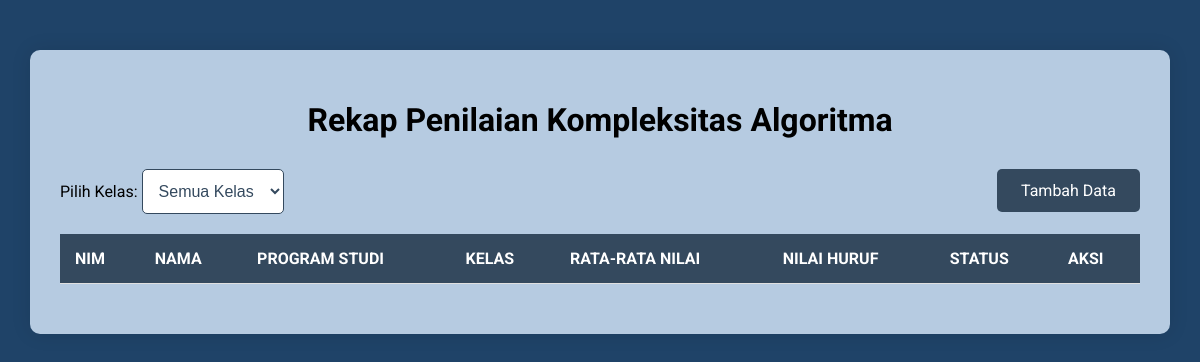
Before: / with the older database file.
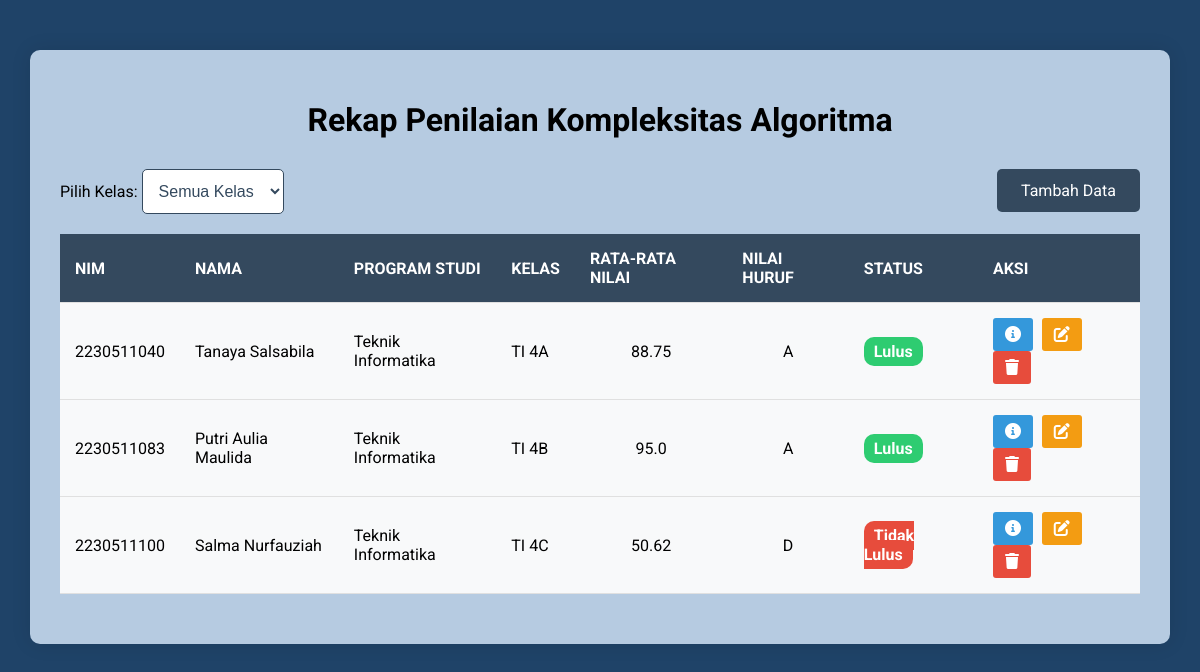
After: the same page with the newer database file.
### tables this page shows
CREATE TABLE mahasiswa (
        nim TEXT PRIMARY KEY,
        nama TEXT,
        program_studi TEXT,
        kelas TEXT,
        presensi INTEGER,
        tugas INTEGER,
        uts INTEGER,
        uas INTEGER,
        total_nilai REAL,
        rata_rata_nilai REAL,
        nilai_huruf TEXT,
        status TEXT
    );

### App.py (the view)
@app.route('/')
def index():
    openDb()
    container = []
    for row in cursor.execute('SELECT nim, nama, program_studi, kelas, rata_rata_nilai, nilai_huruf, status FROM mahasiswa'):
        container.append(row)
    closeDb()
    return render_template('Beranda.html', container=container)

### App.py (called while the page is built)
def openDb():
    global conn, cursor
    conn = sqlite3.connect('nilai_mahasiswa.db')
    cursor = conn.cursor()

def closeDb():
    global conn, cursor
    cursor.close()
    conn.close()

### templates/Beranda.html (shortened to what this page needs)
<!DOCTYPE html>
<html lang="en">
<head>
    <link href="https://cdnjs.cloudflare.com/ajax/libs/font-awesome/6.0.0-beta3/css/all.min.css" rel="stylesheet" />
</head>
<body>
    <div class="container">
        <h1>Rekap Penilaian Kompleksitas Algoritma</h1>
        <a href="{{ url_for('tambah') }}" class="btn-add">Tambah Data</a>
        <div class="filter-container">
            <label for="kelas-filter">Pilih Kelas: </label>
            <select id="kelas-filter">
                <option value="all">Semua Kelas</option>
            </select>
        </div>
        <table>
            <thead>
                <tr>
                    <th>NIM</th>
                    <th>Nama</th>
                    <th>Program Studi</th>
                    <th>Kelas</th>
                    <th>Rata-Rata Nilai</th>
                    <th>Nilai Huruf</th>
                    <th>Status</th>
                    <th>Aksi</th>
                </tr>
            </thead>
            <tbody id="data-mahasiswa">
                {% for row in container %}
                <tr class="kelas-{{ row[3] | replace(' ', '') }}">
                    <td data-label="NIM">{{ row[0] }}</td>
                    <td data-label="Nama">{{ row[1] }}</td>
                    <td data-label="Program Studi">{{ row[2] }}</td>
                    <td data-label="Kelas">{{ row[3] }}</td>
                    <td data-label="Rata-Rata Nilai" style="text-align: center">{{ row[4] }}</td>
                    <td data-label="Nilai Huruf" style="text-align: center">{{ row[5] }}</td>
                    <td data-label="Status">
                        <span class="status {% if row[6] == 'Lulus' %}status-lulus{% else %}status-tidak-lulus{% endif %}">
                            {{ row[6] }}
                        </span>
                    </td>
                    <td data-label="Aksi">
                        <a href="{{ url_for('detail', nim=row[0]) }}" class="btn-action detail"><i class="fas fa-info-circle"></i></a>
                        <a href="{{ url_for('edit', nim=row[0]) }}" class="btn-action edit"><i class="fas fa-edit"></i></a>
                        <a href="{{ url_for('hapus', nim=row[0]) }}" class="btn-action delete" onclick="return confirm('Apakah Anda yakin ingin menghapus data ini?')"><i class="fas fa-trash"></i></a>
                    </td>
                </tr>
                {% endfor %}
            </tbody>
        </table>
    </div>
</body>
</html>

### templates/Beranda.html (style rules this page uses)
body { font-family: "Roboto", sans-serif; background-color: #1f4368; margin: 0; padding: 0; }
.container { width: 90%; max-width: 1200px; margin: 50px auto; background-color: rgba(221, 238, 255, 0.8); padding: 30px; border-radius: 10px; box-shadow: 0 0 20px rgba(0, 0, 0, 0.1); position: relative; }
h1 { text-align: center; color: #000; margin-bottom: 30px; }
.btn-add { padding: 12px 24px; color: #fff; background-color: #34495e; border: none; border-radius: 5px; text-decoration: none; font-size: 16px; transition: background-color 0.3s; float: right; }
.filter-container { margin-bottom: 20px; text-align: left; }
.filter-container select { padding: 12px; border: 1px solid #34495e; border-radius: 5px; font-size: 16px; color: #34495e; background-color: #fff; transition: border-color 0.3s, box-shadow 0.3s; }
table { width: 100%; border-collapse: collapse; margin-bottom: 20px; }
th, td { padding: 15px; text-align: left; border-bottom: 1px solid #e0e0e0; }
th { background-color: #34495e; color: #fff; font-weight: bold; text-transform: uppercase; }
tr { background-color: #f8f9fa; }
.status { padding: 5px 10px; border-radius: 10px; font-weight: bold; color: #fff; text-align: center; }
.status-lulus { background-color: #2ecc71; }
.status-tidak-lulus { background-color: #e74c3c; }
.btn-action { display: inline-block; padding: 8px 12px; color: #fff; border: none; border-radius: 3px; font-size: 14px; margin-right: 5px; transition: opacity 0.3s; }
.btn-action.detail { background-color: #3498db; }
.btn-action.edit { background-color: #f39c12; }
.btn-action.delete { background-color: #e74c3c; }
.btn-action i { font-size: 16px; }

Changed rows visible on the page:
added mahasiswa: nim "2230511040", nama "Tanaya Salsabila", program_studi "Teknik Informatika", kelas "TI 4A", rata_rata_nilai "88.75", nilai_huruf "A", status "Lulus"
added mahasiswa: nim "2230511083", nama "Putri Aulia Maulida", program_studi "Teknik Informatika", kelas "TI 4B", rata_rata_nilai "95.0", nilai_huruf "A", status "Lulus"
added mahasiswa: nim "2230511100", nama "Salma Nurfauziah", program_studi "Teknik Informatika", kelas "TI 4C", rata_rata_nilai "50.62", nilai_huruf "D", status "Tidak Lulus"
